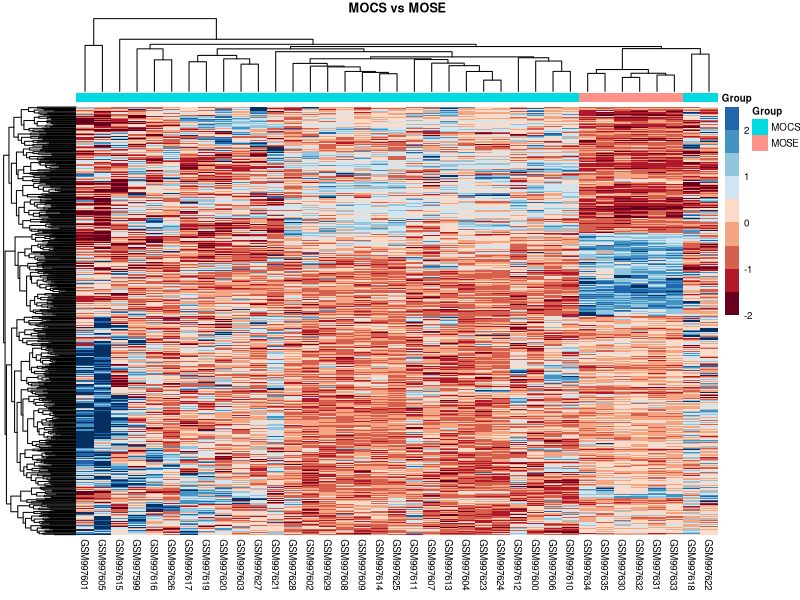
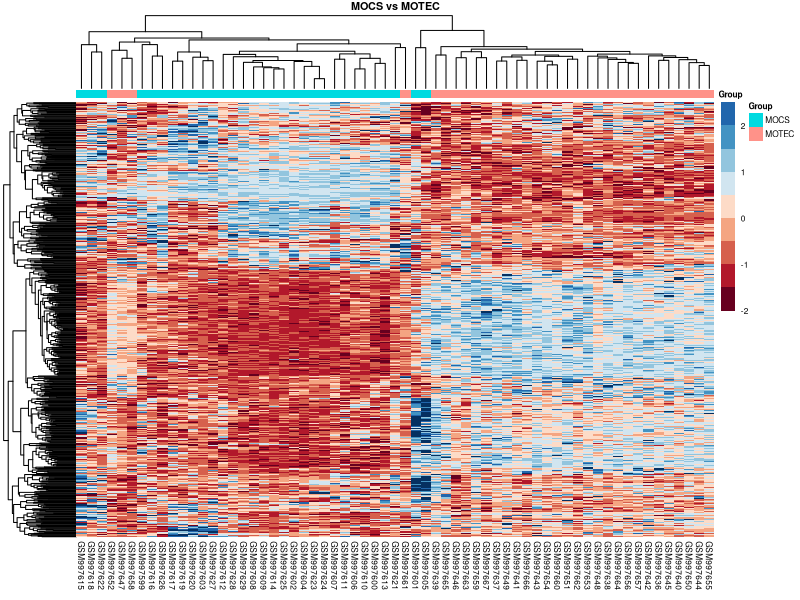

These figures' R source, in order: (Note: this script raises an error after producing the figures.)

# install.packages("pheatmap", "RColorBrewer", "viridis")
library(pheatmap)
library(RColorBrewer)
library(viridis)


# MOCS vs MOSE
comp1 = read.csv("../Python/Heatmap_Analysis/Comparison Gsets/MOCSvsMOSE_gset.csv", header = TRUE, row.names = 1)


data = comp1[9:45] # select the samples columns


annot = read.csv("../Data/annot_045.csv", header = TRUE, row.names = 1) # sample annotation

metadata<-subset(annot, Group=="MOCS"|Group=="MOSE") # select the sample groups for comparison

rownames(metadata) <- colnames(data) # match the samples in the two datasets


# code for the heatmap


mycols <- brewer.pal(10, "RdBu")


require(pheatmap)
data1 = scale(data)
out <- pheatmap(data1, 
                show_rownames=F, color = mycols,breaks = c(-2,-1.5,-1,-0.5,0,0.5,1,1.5,2,2.5)
                ,main = "MOCS vs MOSE",fontsize = 7, cluster_cols=T, cluster_rows=T, scale="row",cex=1, clustering_distance_rows="euclidean", cex=1,
                clustering_distance_cols="euclidean", clustering_method="complete", border_color=FALSE,
                annotation_col=metadata, xlim=c(-7.7,7))







# MOCS vs MOTEC
comp2 = read.csv("../Python/Heatmap_Analysis/Comparison Gsets/MOCSvsMOTEC_gset.csv", header = TRUE, row.names = 1)


mocs_sample = comp2[9:39]
motec_sample = comp2[46:77]
data2 <- cbind(mocs_sample, motec_sample) 

data2 = scale(data2)


annot = read.csv("../Data/annot_045.csv", header = TRUE, row.names = 1) # sample annotation

metadata2<-subset(annot, Group=="MOCS"|Group=="MOTEC") # select the sample groups for comparison


rownames(metadata2) <- colnames(data2) # match the samples in the two datasets

mycols <- brewer.pal(10, "RdBu")


# code for the heatmap
#data2 = scale(data2)
require(pheatmap)
out <- pheatmap(data2, 
                show_rownames=F, color = mycols,breaks = c(-2,-1.5,-1,-0.5,0,0.5,1,1.5,2,2.5)
                ,main = "MOCS vs MOTEC",fontsize = 6,
                cluster_cols=T, cluster_rows=T, scale="row",cex=1, clustering_distance_rows="euclidean", cex=1,
                clustering_distance_cols="euclidean", clustering_method="complete", border_color=FALSE,
                annotation_col=metadata2, xlim=c(-7.7,7))


# MOTEC vs MOSE
comp3 = read.csv("../Python/Heatmap_Analysis/Comparison Gsets/MOSEvsMOTEC_gset.csv  ", header = TRUE, row.names = 1)


data3 = comp3[40:77] # select the sample columns


annot = read.csv("../Data/annot_045.csv", header = TRUE, row.names = 1) # sample annotation

metadata3<-subset(annot, Group=="MOTEC"|Group=="MOSE") # select the sample groups for comparison

rownames(metadata3) <- colnames(data3) # match the samples in the two datasets


mycols <- brewer.pal(10, "RdBu")

data3 = scale(data3)

# code for the heatmap

require(pheatmap)
out <- pheatmap(data3, 
                show_rownames=F,main = "MOTEC vs MOSE",fontsize = 7,
                cluster_cols=T, cluster_rows=T, scale="row",cex=1, clustering_distance_rows="euclidean", cex=1,
                clustering_distance_cols="euclidean", clustering_method="complete", border_color=FALSE,
                annotation_col=metadata3,color = mycols,breaks = c(-2,-1.5,-1,-0.5,0,0.5,1,1.5,2,2.5), xlim=c(-7.7,7))


